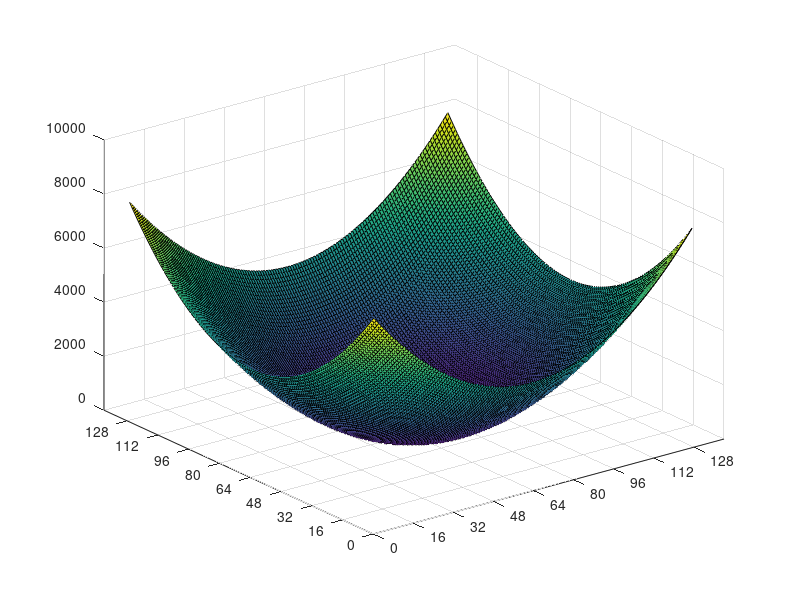
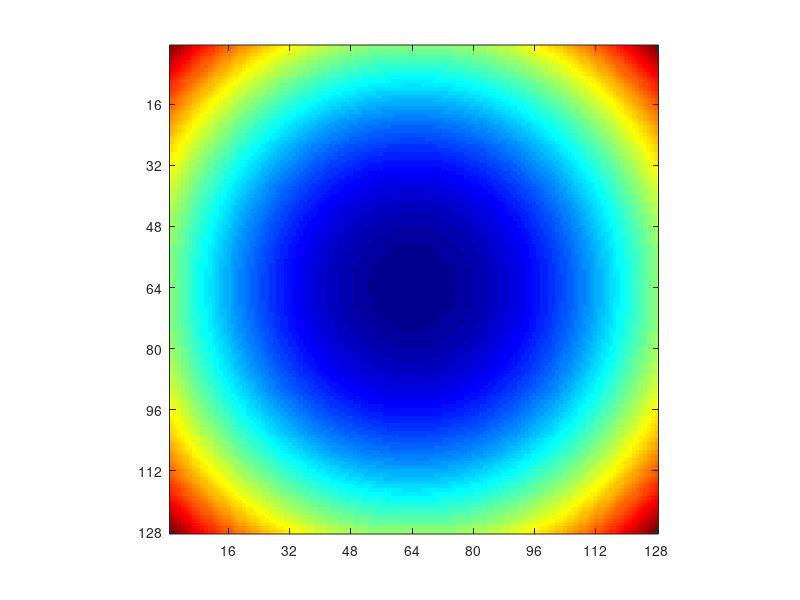

These figures' MATLAB source, in order: (Note: this script raises an error after producing the figures.)
n=128; m=128;
fxy=zeros(n,m);
for i=1:n
    for j=1:m
        fxy(i,j)=(i-n/2)^2+(j-m/2)^2;
    end
end

x=(1:n); y=(1:m);
[X,Y] = meshgrid(x,y);
figure;
surf(X,Y,fxy)
set(gca,'xtick',[0:16:128])
set(gca,'ytick',[0:16:128])
%print(gcf,'-dtiffn','-r100',['MySurf'])

figure;
imagesc(fxy)
colormap(jet)
set(gca,'xtick',[0:16:128])
set(gca,'ytick',[0:16:128])
axis image
%print(gcf,'-dtiffn','-r100',['MyImage'])

%save('MySurfData') % saves entire worksheet

%save('Myfxy','fxy','X','Y') % saves fxy, X, Y in file Myfxy.mat

vecfxy=reshape(fxy,[n*m,1]);
dlmwrite('MyVecfxy.txt',vecfxy,'\t')
load MyVecfxy.txt
Newfxy=reshape(MyVecfxy,[n,m]);
figure;
imagesc(Newfxy), colormap(jet), axis off, axis image



